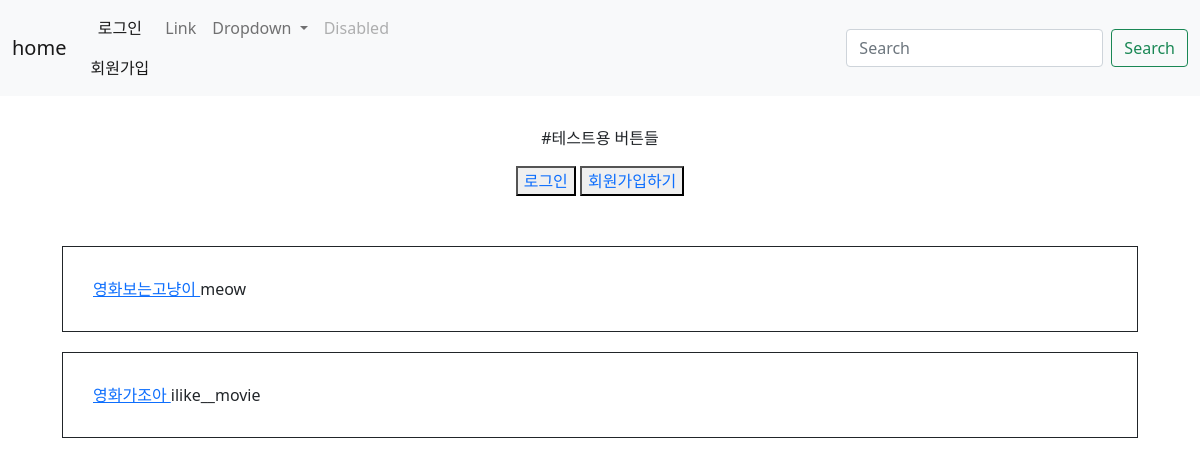
/, run on an earlier commit of the app's database.
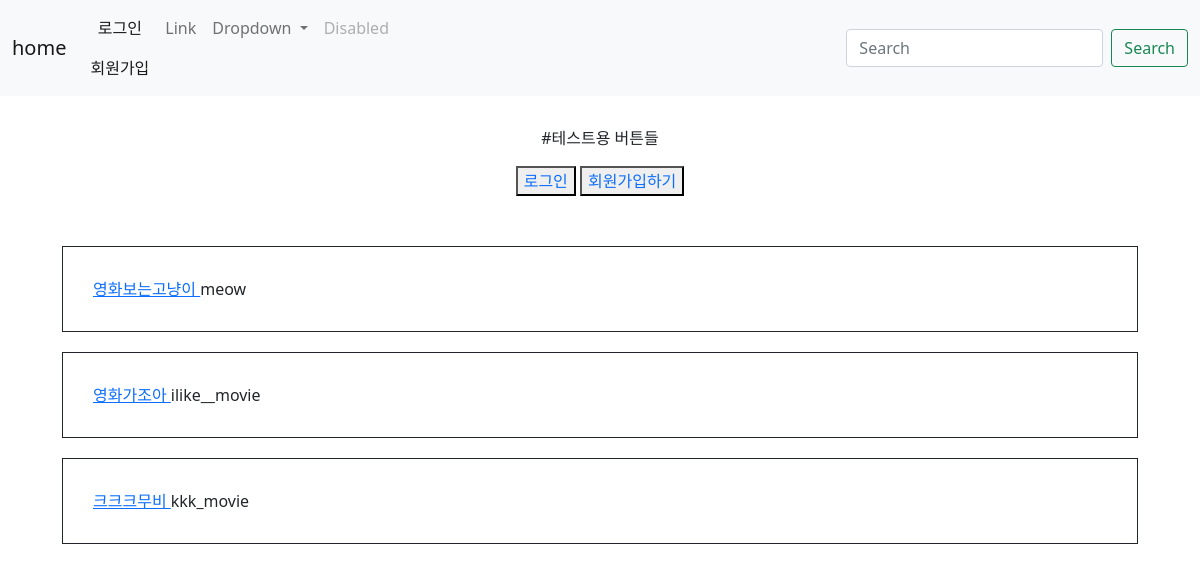
And on a later commit of the database.
### user/models.py (models this page shows)
class User(models.Model):
  user_email = models.CharField(max_length=30)
  user_nickid = models.CharField(max_length=30)
  user_nickname = models.CharField(max_length=30)
  user_repassword = models.CharField(max_length=30,blank=True,null=True)
  user_password = models.CharField(max_length=30)

### main/views.py (the view)
# urls.py: 2. Add a URL to urlpatterns:  path('', views.home, name='home')
def home(request):
    user_id = request.session.get('user')
    users = User.objects.all()
    posts = Post.objects.all()
    if user_id:
        user = User.objects.get(pk = user_id)
        welcome=True
        return render(request,'home.html',context = {'welcome':welcome,'user':user,'users':users,'posts':posts})
    else:
        welcome=False
        return render(request,'home.html',{'welcome':welcome,'users':users,'posts':posts})

### main/templates/home.html (shortened to what this page needs)
{% extends 'base.html' %}
{% block content%}
<div style="padding:30px;">
    <p>#테스트용 버튼들</p>
    {% if welcome is False %}
    <button ><a style="text-decoration-line:none;"href="{% url 'user:login' %}"> 로그인</a></button>
    <button ><a style="text-decoration-line:none;"href="{% url 'user:signup' %}"> 회원가입하기</a></button>
    {% endif %}
</div>
    {% for user in users %}
    <div style="padding:30px; margin:20px; border:1px solid; " class="except">
   <a href="{% url 'main:detail' user.id%}"> {{user.user_nickname}} </a>
{{user.user_nickid}}
    </div>
    {% endfor %}
{% endblock %}

What changed in the data, as far as the page shows it:
added User: user_nickname "크크크무비", user_nickid "kkk_movie"
